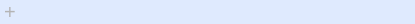
     <widget class="QWidget" name="dxqtab" native="true">
      <property name="maximumSize">
       <size>
        <width>16777215</width>
        <height>24</height>
       </size>
      </property>
      <property name="styleSheet">
       <string notr="true">background-color:rgb(223,234,254)</string>
      </property>
      <layout class="QHBoxLayout" name="horizontalLayout_13">
       <property name="spacing">
        <number>0</number>
       </property>
       <property name="leftMargin">
        <number>0</number>
       </property>
       <property name="topMargin">
        <number>0</number>
       </property>
       <property name="rightMargin">
        <number>0</number>
       </property>
       <property name="bottomMargin">
        <number>0</number>
       </property>
       <item>
        <widget class="QWidget" name="dxqbar" native="true">
         <property name="minimumSize">
          <size>
           <width>0</width>
           <height>0</height>
          </size>
         </property>
         <layout class="QHBoxLayout" name="dxqbar_ho">
          <property name="spacing">
           <number>0</number>
          </property>
          <property name="leftMargin">
           <number>0</number>
          </property>
          <property name="topMargin">
           <number>0</number>
          </property>
          <property name="rightMargin">
           <number>0</number>
          </property>
          <property name="bottomMargin">
           <number>0</number>
          </property>
         </layout>
        </widget>
       </item>
       <item>
        <widget class="QPushButton" name="add">
         <property name="minimumSize">
          <size>
           <width>20</width>
           <height>20</height>
          </size>
         </property>
         <property name="maximumSize">
          <size>
           <width>20</width>
           <height>20</height>
          </size>
         </property>
         <property name="cursor">
          <cursorShape>PointingHandCursor</cursorShape>
         </property>
         <property name="styleSheet">
          <string notr="true">QPushButton{
color:rgb(180,180,180);
font-size:20px;
border:none;
}
QPushButton:hover{
color:black;
border:none;
}</string>
         </property>
         <property name="text">
          <string>+</string>
         </property>
        </widget>
       </item>
       <item>
        <spacer name="horizontalSpacer">
         <property name="orientation">
          <enum>Qt::Horizontal</enum>
         </property>
         <property name="sizeHint" stdset="0">
          <size>
           <width>40</width>
           <height>20</height>
          </size>
         </property>
        </spacer>
       </item>
       <item>
        <widget class="QWidget" name="widget_12" native="true">
         <property name="minimumSize">
          <size>
           <width>300</width>
           <height>0</height>
          </size>
         </property>
         <property name="styleSheet">
          <string notr="true">background-color: rgba(74, 255, 228, 0);
border:0px;</string>
         </property>
         <layout class="QHBoxLayout" name="horizontalLayout_6">
          <property name="spacing">
           <number>25</number>
          </property>
          <property name="leftMargin">
           <number>0</number>
          </property>
          <property name="topMargin">
           <number>0</number>
          </property>
          <property name="rightMargin">
           <number>25</number>
          </property>
          <property name="bottomMargin">
           <number>0</number>
          </property>
          <item>
           <spacer name="horizontalSpacer_2">
            <property name="orientation">
             <enum>Qt::Horizontal</enum>
            </property>
            <property name="sizeHint" stdset="0">
             <size>
              <width>40</width>
              <height>20</height>
             </size>
            </property>
           </spacer>
          </item>
          <item>
           <widget class="ConfigNameSpace::ConfigElementSelector" name="configgroup">
            <property name="minimumSize">
             <size>
              <width>20</width>
              <height>20</height>
             </size>
            </property>
            <property name="maximumSize">
             <size>
              <width>20</width>
              <height>20</height>
             </size>
            </property>
            <property name="text">
             <string/>
            </property>
           </widget>
          </item>
          <item>
           <widget class="ConfigNameSpace::ConfigElementSelector" name="confitbtn">
            <property name="minimumSize">
             <size>
              <width>20</width>
              <height>20</height>
             </size>
            </property>
            <property name="maximumSize">
             <size>
              <width>20</width>
              <height>20</height>
             </size>
            </property>
            <property name="text">
             <string/>
            </property>
           </widget>
          </item>
          <item>
           <widget class="ConfigNameSpace::ConfigElementSelector" name="configlabel">
            <property name="minimumSize">
             <size>
              <width>20</width>
              <height>20</height>
             </size>
            </property>
            <property name="maximumSize">
             <size>
              <width>20</width>
              <height>20</height>
             </size>
            </property>
            <property name="text">
             <string/>
            </property>
           </widget>
          </item>
          <item>
           <widget class="ConfigNameSpace::ConfigElementSelector" name="configcurve">
            <property name="minimumSize">
             <size>
              <width>20</width>
              <height>20</height>
             </size>
            </property>
            <property name="maximumSize">
             <size>
              <width>20</width>
              <height>20</height>
             </size>
            </property>
            <property name="text">
             <string/>
            </property>
           </widget>
          </item>
          <item>
           <widget class="QPushButton" name="configsave">
            <property name="minimumSize">
             <size>
              <width>20</width>
              <height>20</height>
             </size>
            </property>
            <property name="maximumSize">
             <size>
              <width>20</width>
              <height>20</height>
             </size>
            </property>
            <property name="text">
             <string/>
            </property>
           </widget>
          </item>
          <item>
           <widget class="QPushButton" name="configstyle">
            <property name="minimumSize">
             <size>
              <width>20</width>
              <height>20</height>
             </size>
            </property>
            <property name="maximumSize">
             <size>
              <width>20</width>
              <height>20</height>
             </size>
            </property>
            <property name="text">
             <string/>
            </property>
           </widget>
          </item>
          <item>
           <widget class="QPushButton" name="configedit">
            <property name="minimumSize">
             <size>
              <width>20</width>
              <height>20</height>
             </size>
            </property>
            <property name="maximumSize">
             <size>
              <width>20</width>
              <height>20</height>
             </size>
            </property>
            <property name="styleSheet">
             <string notr="true"/>
            </property>
            <property name="text">
             <string/>
            </property>
           </widget>
          </item>
         </layout>
        </widget>
       </item>
      </layout>
     </widget>
